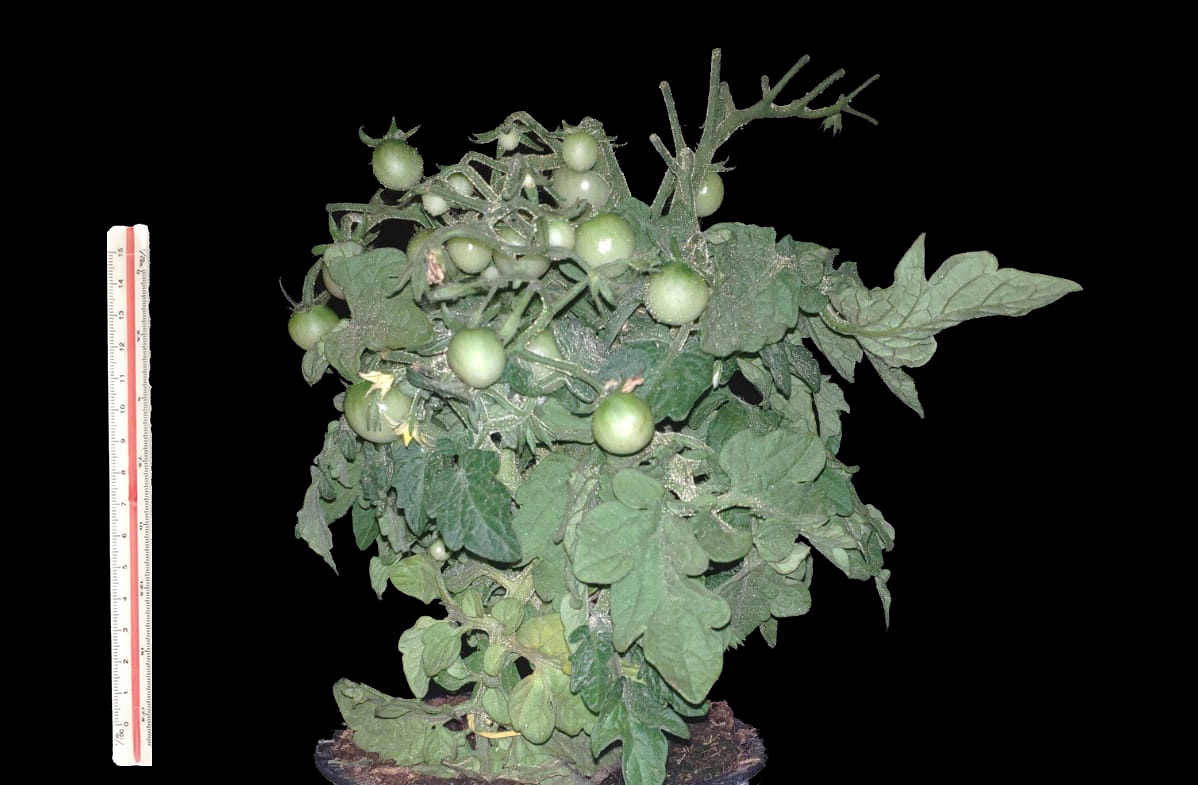
#> input picture TestImage.jpg, 1198 x 785 px
$ python -i PlantData.py   (imports and definitions only)
#> lines starting #> are read from the running program, lines starting #| are printed output that depends on the picture; after the words box and inside, x2 and y2 are one past the last pixel; in counts of white or black regions, pixels touching at a corner belong together
# import the necessary packages
import cv2
import imutils
import random

class PlantData():
    """
    A class used to represent plant data

    Attributes
    ----------
    ruler_height_in_pixels: int
        The ruler's height in pixels unit

    pixels_in_square_cm: int
        The number of pixels in square cm (cm^2)

    plant_side_area_int_square_cm: double
        The plant's side view area in square cm units

    effective_width: double
        The plant's effective width in cm units

    plant_height: double
        The plant's height in cm units

    plant_volume: double
        The plant's volume estimation in cm^3 units

    Methods
    ----------
    draw_image_midpoints(image, parm_tl, parm_tr, parm_bl, parm_br, height = 0, length = 0, width = 0)
        Draw midpoints on a given image

    calculate_pixels_count(image_name)
        Calculates the number of non-black pixels in an image

    proccess_ruler(image_name)
        Calculates the number of pixels in square cm (cm^2)

    process_plant_side_area(image_name)
        Calculates the area of the plant from a side view

    proccess_plant_height(image_name)
        Calculates the plant's height

    calculate_effective_width(image_name)
        Calculates the plant's effective width

    calculate_plant_volume()
        Estimating plant's volume
    """
    def __init__(self):
        self.ruler_height_in_pixels = 0
        self.pixels_in_square_cm = 0
        self.plant_side_area_in_square_cm = 0
        self.effective_width = 0
        self.plant_height = 0
        self.plant_volume = 0

    def __str__(self):
        return "Plant Height: {} cm\nPlant Volume: {} cm^3\n".format(self.plant_height, self.plant_volume)

    # [72 lines left out: function draw_image_midpoints, not called in this run]

    def calculate_pixels_count(self, image_name):
        """
        Calculates the number of non-black pixels in an image

        Parameters
        ----------
        image_name: string
            The name of the image we want to calculates the number of non-black pixels

        Returns
        ----------
        list: The list consist of - total of non-black pixels, the image after image processing & the image contours sorted by contour area
        """
#> called with image_name = 'TestImage.jpg'
        # Load the image, convert it to grayscale and blur it slightly
        image = cv2.imread(image_name)
#> image is the input picture: shape (785, 1198, 3); mean B, G, R 43.5, 52.4, 47.4
        gray = cv2.cvtColor(image, cv2.COLOR_BGR2GRAY)
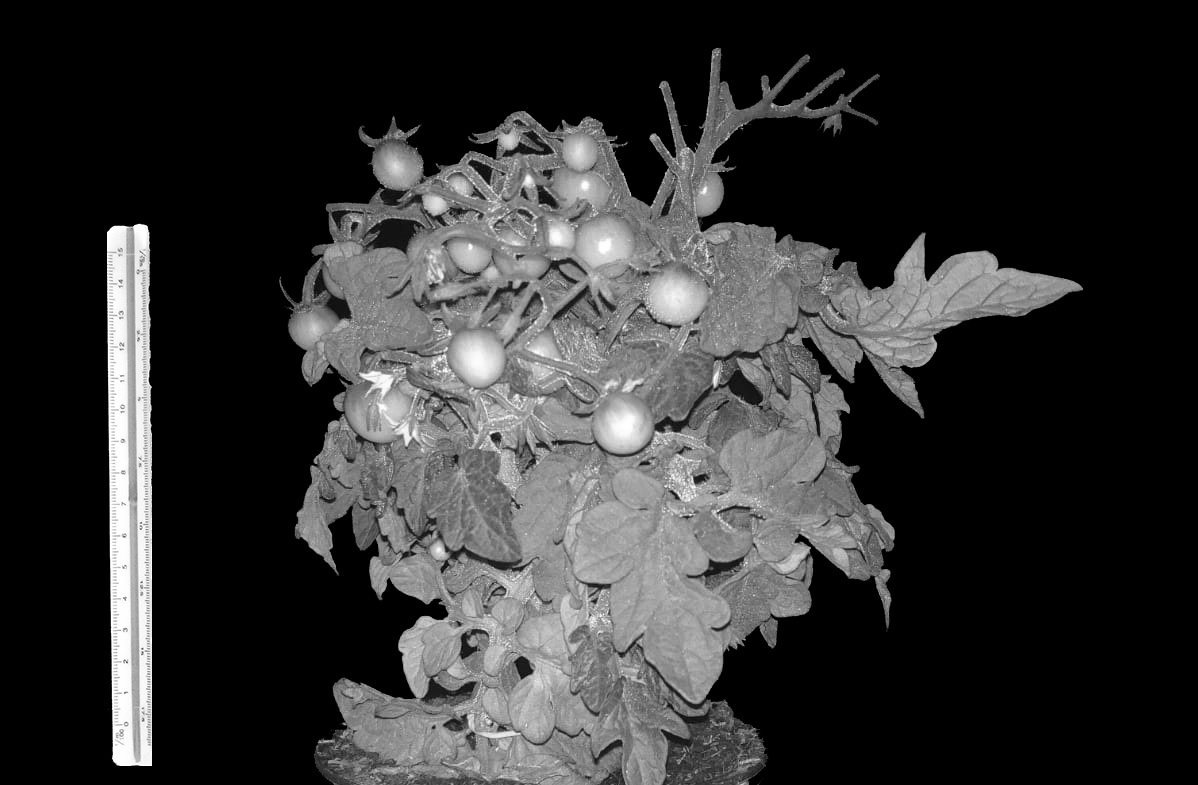
#> gray: shape (785, 1198); min 0, max 255, mean 49.9
        gray = cv2.GaussianBlur(gray, (5, 5), 0)
        # Threshold the image, then perform a series of erosions & dilations to remove any small regions of noise
        thresh = cv2.threshold(gray, 45, 255, cv2.THRESH_BINARY)[1]
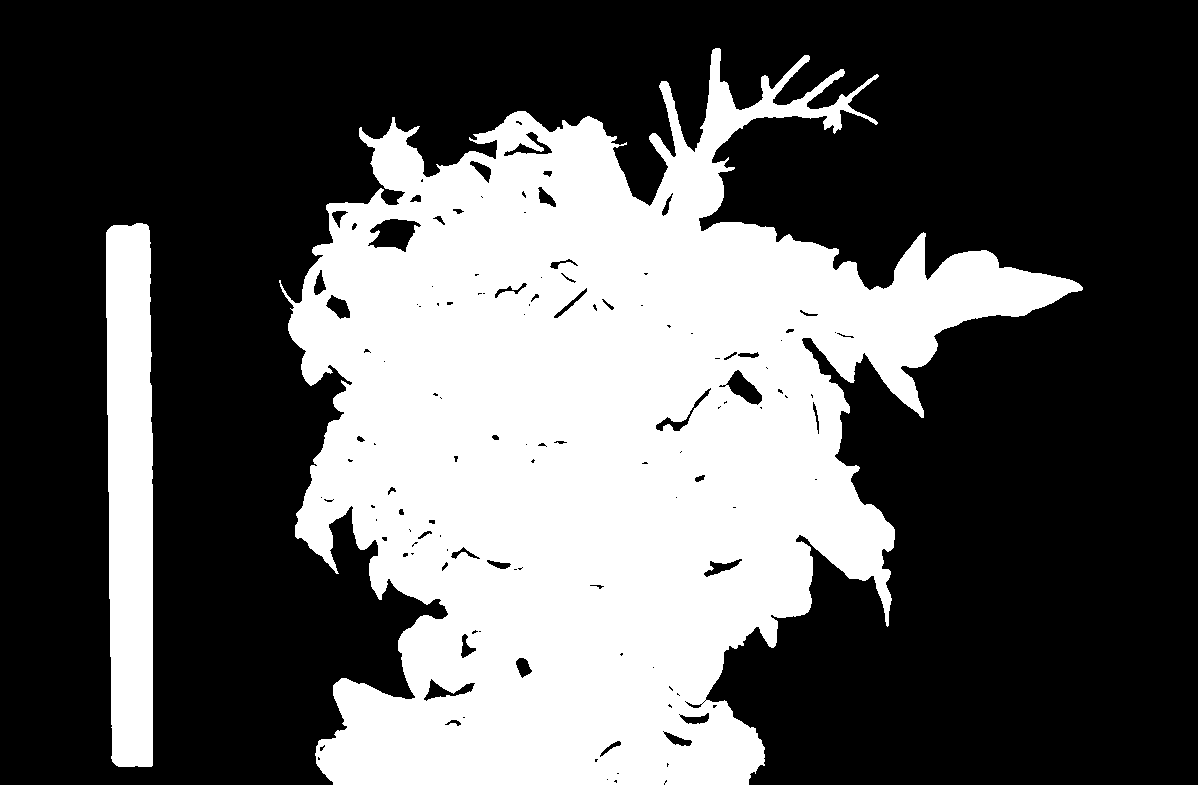
#> thresh: shape (785, 1198); 35.6% white; 2 white regions, box (x1, y1, x2, y2) and area: (279, 48, 1083, 785) 311210, (106, 223, 153, 767) 23610
        thresh = cv2.erode(thresh, None, iterations=2)
#> thresh: shape (785, 1198); 32.8% white; 3 white regions (1 under 20 px), largest, box (x1, y1, x2, y2) and area: (290, 50, 1080, 785) 287285, (108, 225, 151, 765) 21216
        thresh = cv2.dilate(thresh, None, iterations=2)
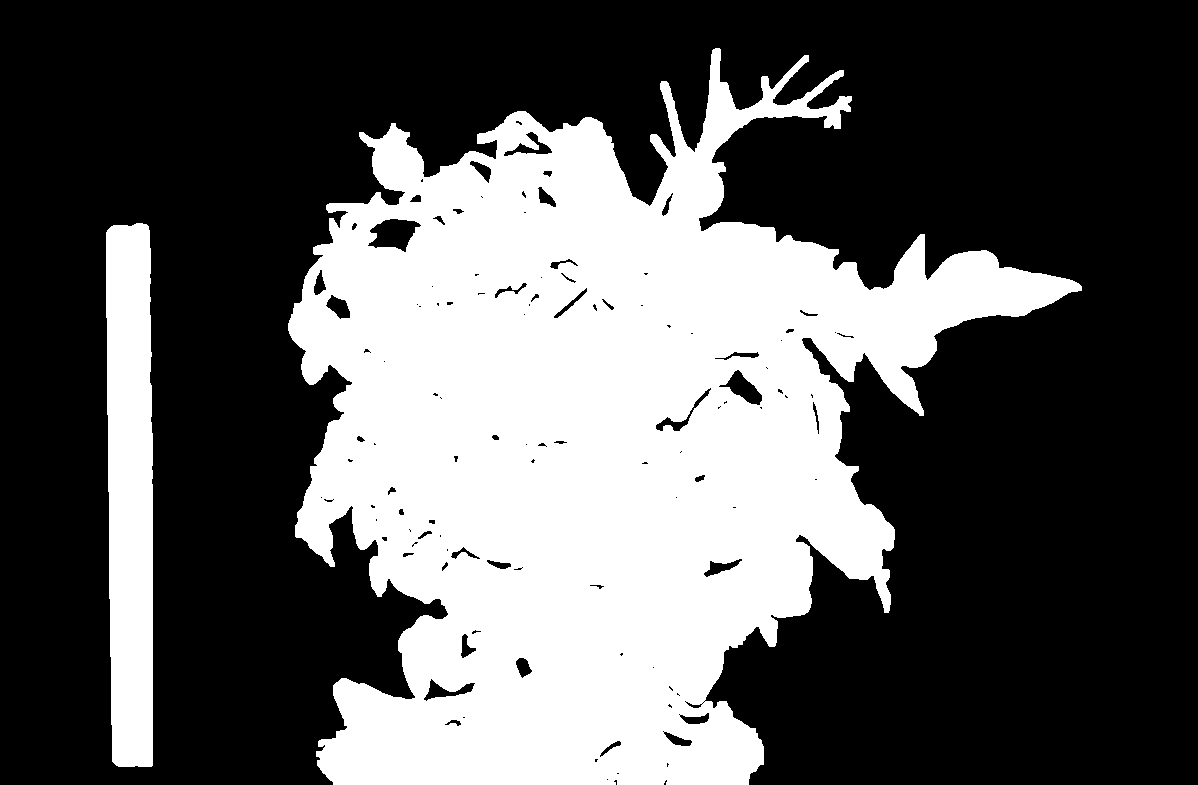
#> thresh: shape (785, 1198); 35.5% white; 2 white regions
        # Grab all the contours in an image and sort them by size
        cnts = cv2.findContours(thresh.copy(), cv2.RETR_EXTERNAL, cv2.CHAIN_APPROX_SIMPLE)
#> cnts = 2 contours; box (x1, y1, x2, y2) and area: (288, 48, 1082, 785) 314231, (106, 223, 153, 767) 23028
        cnts = imutils.grab_contours(cnts)
        cnts_sorted = sorted(cnts, key=lambda x: cv2.contourArea(x))
#> cnts_sorted has the same summary as cnts
        # Calculate the number of non-black pixels
        total_nz_pixels = cv2.countNonZero(thresh)
#> total_nz_pixels = 333580
#         cv2.imshow("Thresh Image", thresh)
        return [total_nz_pixels, thresh, cnts_sorted]

    def proccess_ruler(self, image_name):
        """
        Calculates the number of pixels in square cm (cm^2)

        Parameters
        ----------
        image_name: string
            The name of the image from which we calculate the number of pixels in square cm

        Returns
        ----------
        Nothing
        """
        _, image, cnts_sorted = self.calculate_pixels_count(image_name)
#> cnts_sorted has the same summary as cnts in calculate_pixels_count
        image = cv2.cvtColor(image, cv2.COLOR_GRAY2RGB)
#> image: shape (785, 1198, 3); 35.5% white; 2 white regions, box (x1, y1, x2, y2) and area: (288, 48, 1082, 785) 309976, (106, 223, 153, 767) 23604
        # Calculate the ruler height in pixels
        ruler = cnts_sorted[len(cnts_sorted)-1]
#> ruler = contour of 2153 points, box (x1, y1, x2, y2) (288, 48, 1082, 785), area 314231
        xR,yR,wR,hR = cv2.boundingRect(ruler)
#> xR = 288; yR = 48; wR = 794; hR = 737
        cv2.rectangle(image, (xR,yR), (xR+wR,yR+hR), (0, 255, 0), 2)
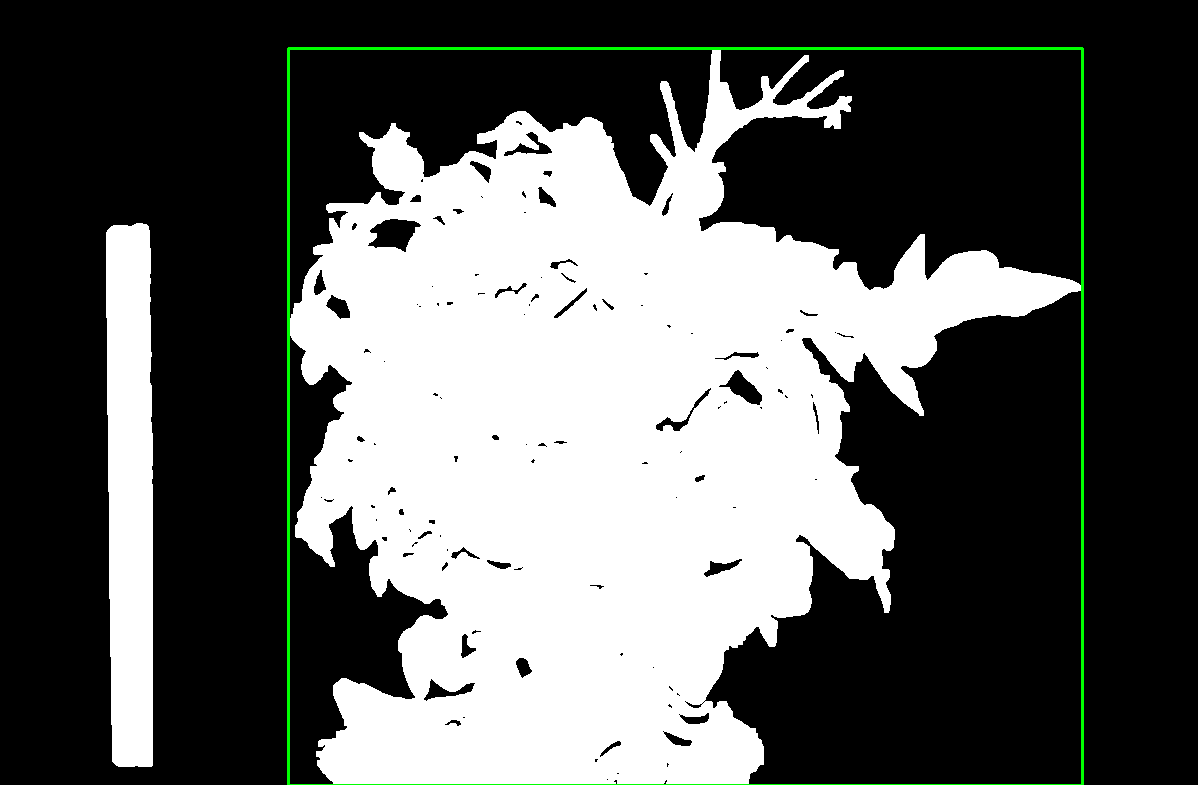
#> image: shape (785, 1198, 3); mean B, G, R 90.3, 92.4, 90.3
        self.ruler_height_in_pixels = hR
#> self.ruler_height_in_pixels = 737
        # Calculate how many pixels are there in square cm
        self.pixels_in_square_cm = (hR/17)**2
#> self.pixels_in_square_cm = 1879.5
#         cv2.imshow("Ruler", image)

    # [81 lines left out: functions process_plant_side_area, proccess_plant_height, calculate_effective_width, calculate_plant_volume, not called in this run]


>>> result = PlantData().proccess_ruler('TestImage.jpg')
